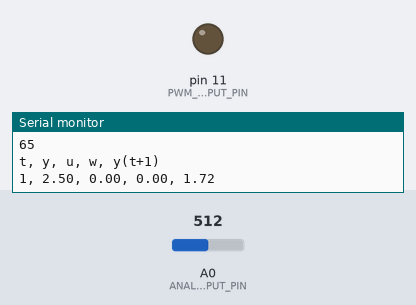
The sketch below on a simulated Arduino Uno, built with avr-gcc and run on an emulated ATmega328P. Shown: output pins drawn as LEDs (lit = HIGH), the last lines printed to the serial monitor. The test bench sets the inputs (shaded band); at power-on: A0 (ANALOG_INPUT_PIN) = 512.

Above: at 1.2 s.
1.3 s: A0 (ANALOG_INPUT_PIN) set to 122
At 2.5 s:
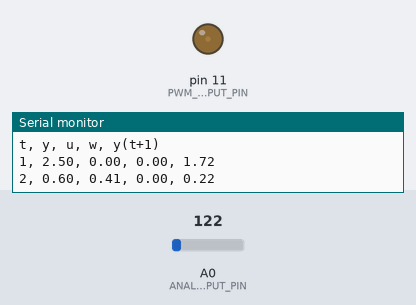
5.4 s: A0 (ANALOG_INPUT_PIN) set to 90
9.5 s: A0 (ANALOG_INPUT_PIN) set to 0
At 13.3 s:
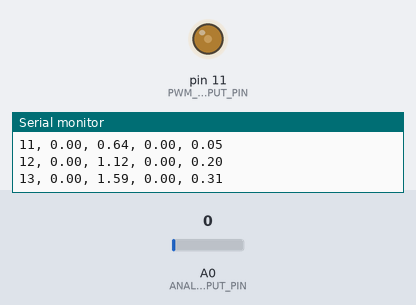
13.6 s: A0 (ANALOG_INPUT_PIN) set to 511
Timing chart, 0 to 16.6 s (numbered marks = the images above; inputs shaded):
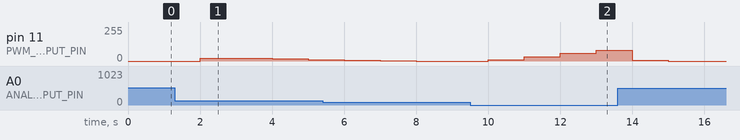

The sketch:

Regulator.ino
```cpp
#include "Arduino.h"
#include "PredictiveController.h"
#include "InputOutput.h"
#include "MemoryFree.h"

#define ANALOG_INPUT_PIN 0
#define PWM_OUTPUT_PIN 11

PredictiveController predictiveController;
InputOutput inputOutput;
/*This lines are set by user.*/
/*Model of plant in CARIMA model, maximum order is 3 if N2=4*/
float a[3] = { 1.0000,   -0.6268, -0.0407};
float b[3] = {  0,    0.1906, 0.1408};
/*Filter of first order*/
float c[2] = { 1.0000,-0.8};
/*Setpoint horizont(Sh). Maximal is 6 for Arduino Uno.*/
int N2 = 4;
/*Control horizont. Maximal is 1 if SH is 6 otherwise if SH=4 CH is maximal of 4. Nu<=N2*/
int Nu = 1;
/*Penalty for control value*/
float q = 0.8;
/*This parameter is used for smooth setPoint curve. 0=unit jump,0.99=smooth curve of first order*/
float alfa=0.0;
/*Sizes of previously filled vectors*/
int nA = 3;
int nB = 3;
int nC = 2;
/*sample time*/
int Ts = 1;
///////////////////////////////////
long previous_millis = 0;
const long interval = Ts * 1000;
float last_sample = 0.0;
float controll_value = 0.0;
int input_value = 0;
int output_value = 0;

void setup() {

	Serial.begin(9600);
	Serial.flush();
	pinMode(ANALOG_INPUT_PIN, INPUT);
	pinMode(PWM_OUTPUT_PIN, OUTPUT);

	Serial.println("Starting");
	/*This method should be called first*/
	predictiveController.initialize(a, b, c, N2, Nu, q,alfa, nA, nB, nC);

	/* Here I have written information about free memory in UNO, controller data and computing time*/
	Serial.println(freeMemory());
	Serial.println();
	predictiveController.showControllerData();
	Serial.println();
	Serial.println(millis());

	Serial.println("t, y, u, w, y(t+1)");
}

void loop() {

	long current_millis = millis();
	/*Every sample time is processed this condition*/
	if (current_millis - previous_millis >= interval) {
		previous_millis = current_millis;

		input_value = analogRead(ANALOG_INPUT_PIN);
		last_sample = inputOutput.inputToVoltage(input_value);

		/*Here you can set the set points in future. Method parameters are (set point,current_time,start_time,end_time). End time>N2 and end time>start time.*/
		predictiveController.setSetpoint(1.0, current_millis, 10, 35);
		predictiveController.setSetpoint(2.0, current_millis, 35, 60);
		predictiveController.setSetpoint(1.0, current_millis, 60, 85);
		predictiveController.setSetpoint(0.0, current_millis, 85, 110);

		/*Computing of control law*/
		controll_value = predictiveController.process(last_sample);

		output_value = inputOutput.voltageToOutput(controll_value);
		analogWrite(PWM_OUTPUT_PIN, output_value);
		/* This method prints all measurements*/
		predictiveController.printData(current_millis);

	}

}
```

InputOutput.cpp
```cpp
/*
 * InputOutput.cpp
 *
 *  Created on: 11. 11. 2018
 *      Author: Jiri
 */

#include "InputOutput.h"

InputOutput::InputOutput() {
	// TODO Auto-generated constructor stub

}

float InputOutput::inputToVoltage(int _input_value) {
	float voltage;
	//prevod z rozsahu 0-1023 na 0-5V s desetinným místem
	voltage = _input_value * (5.0 / 1023.0);

	return voltage;
}

int InputOutput::voltageToOutput(float _output_value) {
	int output;
	//Dolní a horní omezení
	if (_output_value < 0.0) {
		_output_value = 0.0;
	}

	if (_output_value > 5.0) {
		_output_value = 5.0;
	}

	// prevod z 0-5V na 0-255 bez desetinneho mista
	output = _output_value * 51;

	return output;
}

InputOutput::~InputOutput() {
	// TODO Auto-generated destructor stub
}
```

InputOutput.h
```cpp
/*
 * InputOutput.h
 *
 *  Created on: 11. 11. 2018
 *      Author: Jiri
 */

#ifndef INPUTOUTPUT_H_
#define INPUTOUTPUT_H_

class InputOutput {
public:
	InputOutput();
	float inputToVoltage(int _input_value);
	int voltageToOutput(float _output_value);
	virtual ~InputOutput();
};

#endif /* INPUTOUTPUT_H_ */
```

MatrixMath.cpp
```cpp
/*
 *  MatrixMath.cpp Library for Matrix Math
 *
 *  Created by Charlie Matlack on 12/18/10.
 *  Modified from code by RobH45345 on Arduino Forums, algorithm from
 *  NUMERICAL RECIPES: The Art of Scientific Computing.
 */

#include "MatrixMath.h"

#define NR_END 1

MatrixMath Matrix;			// Pre-instantiate

// Matrix Printing Routine
// Uses tabs to separate numbers under assumption printed mtx_type width won't cause problems
void MatrixMath::Print(mtx_type* A, int m, int n, String label)
{
	// A = input matrix (m x n)
	int i, j;
	Serial.println();
	Serial.println(label);
	for (i = 0; i < m; i++)
	{
		for (j = 0; j < n; j++)
		{
			Serial.print(A[n * i + j]);
			Serial.print("\t");
		}
		Serial.println();
	}
}

void MatrixMath::Copy(mtx_type* A, int n, int m, mtx_type* B)
{
	int i, j;
	for (i = 0; i < m; i++)
		for(j = 0; j < n; j++)
		{
			B[n * i + j] = A[n * i + j];
		}
}

//Matrix Multiplication Routine
// C = A*B
void MatrixMath::Multiply(mtx_type* A, mtx_type* B, int m, int p, int n, mtx_type* C)
{
	// A = input matrix (m x p)
	// B = input matrix (p x n)
	// m = number of rows in A
	// p = number of columns in A = number of rows in B
	// n = number of columns in B
	// C = output matrix = A*B (m x n)
	int i, j, k;
	for (i = 0; i < m; i++)
		for(j = 0; j < n; j++)
		{
			C[n * i + j] = 0;
			for (k = 0; k < p; k++)
				C[n * i + j] = C[n * i + j] + A[p * i + k] * B[n * k + j];
		}
}


//Matrix Addition Routine
void MatrixMath::Add(mtx_type* A, mtx_type* B, int m, int n, mtx_type* C)
{
	// A = input matrix (m x n)
	// B = input matrix (m x n)
	// m = number of rows in A = number of rows in B
	// n = number of columns in A = number of columns in B
	// C = output matrix = A+B (m x n)
	int i, j;
	for (i = 0; i < m; i++)
		for(j = 0; j < n; j++)
			C[n * i + j] = A[n * i + j] + B[n * i + j];
}


//Matrix Subtraction Routine
void MatrixMath::Subtract(mtx_type* A, mtx_type* B, int m, int n, mtx_type* C)
{
	// A = input matrix (m x n)
	// B = input matrix (m x n)
	// m = number of rows in A = number of rows in B
	// n = number of columns in A = number of columns in B
	// C = output matrix = A-B (m x n)
	int i, j;
	for (i = 0; i < m; i++)
		for(j = 0; j < n; j++)
			C[n * i + j] = A[n * i + j] - B[n * i + j];
}


//Matrix Transpose Routine
void MatrixMath::Transpose(mtx_type* A, int m, int n, mtx_type* C)
{
	// A = input matrix (m x n)
	// m = number of rows in A
	// n = number of columns in A
	// C = output matrix = the transpose of A (n x m)
	int i, j;
	for (i = 0; i < m; i++)
		for(j = 0; j < n; j++)
			C[m * j + i] = A[n * i + j];
}

void MatrixMath::Scale(mtx_type* A, int m, int n, mtx_type k)
{
	for (int i = 0; i < m; i++)
		for (int j = 0; j < n; j++)
			A[n * i + j] = A[n * i + j] * k;
}


//Matrix Inversion Routine
// * This function inverts a matrix based on the Gauss Jordan method.
// * Specifically, it uses partial pivoting to improve numeric stability.
// * The algorithm is drawn from those presented in
//	 NUMERICAL RECIPES: The Art of Scientific Computing.
// * The function returns 1 on success, 0 on failure.
// * NOTE: The argument is ALSO the result matrix, meaning the input matrix is REPLACED
int MatrixMath::Invert(mtx_type* A, int n)
{
	// A = input matrix AND result matrix
	// n = number of rows = number of columns in A (n x n)
	int pivrow = 0;		// keeps track of current pivot row
	int k, i, j;		// k: overall index along diagonal; i: row index; j: col index
	int pivrows[n]; // keeps track of rows swaps to undo at end
	mtx_type tmp;		// used for finding max value and making column swaps

	for (k = 0; k < n; k++)
	{
		// find pivot row, the row with biggest entry in current column
		tmp = 0;
		for (i = k; i < n; i++)
		{
			if (abs(A[i * n + k]) >= tmp)	// 'Avoid using other functions inside abs()?'
			{
				tmp = abs(A[i * n + k]);
				pivrow = i;
			}
		}

		// check for singular matrix
		if (A[pivrow * n + k] == 0.0f)
		{
			Serial.println("Inversion failed due to singular matrix");
			return 0;
		}

		// Execute pivot (row swap) if needed
		if (pivrow != k)
		{
			// swap row k with pivrow
			for (j = 0; j < n; j++)
			{
				tmp = A[k * n + j];
				A[k * n + j] = A[pivrow * n + j];
				A[pivrow * n + j] = tmp;
			}
		}
		pivrows[k] = pivrow;	// record row swap (even if no swap happened)

		tmp = 1.0f / A[k * n + k];	// invert pivot element
		A[k * n + k] = 1.0f;		// This element of input matrix becomes result matrix

		// Perform row reduction (divide every element by pivot)
		for (j = 0; j < n; j++)
		{
			A[k * n + j] = A[k * n + j] * tmp;
		}

		// Now eliminate all other entries in this column
		for (i = 0; i < n; i++)
		{
			if (i != k)
			{
				tmp = A[i * n + k];
				A[i * n + k] = 0.0f; // The other place where in matrix becomes result mat
				for (j = 0; j < n; j++)
				{
					A[i * n + j] = A[i * n + j] - A[k * n + j] * tmp;
				}
			}
		}
	}

	// Done, now need to undo pivot row swaps by doing column swaps in reverse order
	for (k = n - 1; k >= 0; k--)
	{
		if (pivrows[k] != k)
		{
			for (i = 0; i < n; i++)
			{
				tmp = A[i * n + k];
				A[i * n + k] = A[i * n + pivrows[k]];
				A[i * n + pivrows[k]] = tmp;
			}
		}
	}
	return 1;
}
```

MatrixMath.h
```cpp
/*
 *  MatrixMath.h Library for Matrix Math
 *
 *  Created by Charlie Matlack on 12/18/10.
 *  Modified from code by RobH45345 on Arduino Forums, algorithm from
 *  NUMERICAL RECIPES: The Art of Scientific Computing.
 *  Modified to work with Arduino 1.0/1.5 by randomvibe & robtillaart
 *  Made into a real library on GitHub by Vasilis Georgitzikis (tzikis)
 *  so that it's easy to use and install (March 2015)
 */

#ifndef MatrixMath_h
#define MatrixMath_h

#define mtx_type	double

#if defined(ARDUINO) && ARDUINO >= 100
	#include "Arduino.h"
#else
	#include "WProgram.h"
#endif

class MatrixMath
{
public:
	//MatrixMath();
	void Print(mtx_type* A, int m, int n, String label);
	void Copy(mtx_type* A, int n, int m, mtx_type* B);
	void Multiply(mtx_type* A, mtx_type* B, int m, int p, int n, mtx_type* C);
	void Add(mtx_type* A, mtx_type* B, int m, int n, mtx_type* C);
	void Subtract(mtx_type* A, mtx_type* B, int m, int n, mtx_type* C);
	void Transpose(mtx_type* A, int m, int n, mtx_type* C);
	void Scale(mtx_type* A, int m, int n, mtx_type k);
	int Invert(mtx_type* A, int n);
};

extern MatrixMath Matrix;
#endif
```

MemoryFree.cpp
```cpp
#if (ARDUINO >= 100)
#include <Arduino.h>
#else
#include <WProgram.h>
#endif

extern unsigned int __heap_start;
extern void *__brkval;

/*
 * The free list structure as maintained by the
 * avr-libc memory allocation routines.
 */
struct __freelist
{
  size_t sz;
  struct __freelist *nx;
};

/* The head of the free list structure */
extern struct __freelist *__flp;

#include "MemoryFree.h"

/* Calculates the size of the free list */
int freeListSize()
{
  struct __freelist* current;
  int total = 0;
  for (current = __flp; current; current = current->nx)
  {
    total += 2; /* Add two bytes for the memory block's header  */
    total += (int) current->sz;
  }

  return total;
}

int freeMemory()
{
  int free_memory;
  if ((int)__brkval == 0)
  {
    free_memory = ((int)&free_memory) - ((int)&__heap_start);
  }
  else
  {
    free_memory = ((int)&free_memory) - ((int)__brkval);
    free_memory += freeListSize();
  }
  return free_memory;
}
```

MemoryFree.h
```cpp
// MemoryFree library based on code posted here:
// http://www.arduino.cc/cgi-bin/yabb2/YaBB.pl?num=1213583720/15
// Extended by Matthew Murdoch to include walking of the free list.

#ifndef	MEMORY_FREE_H
#define MEMORY_FREE_H

#ifdef __cplusplus
extern "C" {
#endif

int freeMemory();

#ifdef  __cplusplus
}
#endif

#endif
```

PredictiveController.h
```cpp
/*
 * PredictiveController.h
 *
 *  Created on: 02. 12. 2018
 *      Author: Jiri
 */

#ifndef PREDICTIVECONTROLLER_H_
#define PREDICTIVECONTROLLER_H_

class PredictiveController {
public:
	PredictiveController();
	void initialize(float a[], float b[], float c[], int N2, int Nu, float q,float alfa,
			int nA, int nB, int nC);
	void showControllerData();
	void setSetpoint(float w, long current_time, long start_time,
			long end_time);
	void printData(long current_time);
	float process(float last_sample);
	virtual ~PredictiveController();
private:
	int _N2;
	int _nA;
	int _nB;
	int _nC;
	float _alfa;
	float _K[8];
	float _Kfp[8];
	float _Fp[8];

	float _G;
	float _last_controll_value;
	float _predict_value;
	float _controll_value;
	float _last_setPoint;


	float _setPoint[8];
	float _Xp[8];
};

#endif /* PREDICTIVECONTROLLER_H_ */
```

Source omitted: PredictiveController.cpp (10350 bytes)

Measured:
- after the input at 1.3 s, pin 11 (PWM_OUTPUT_PIN): 0/255 → 21/255 after 0.70 s, → 22/255 1.0 s later, → 16/255 1.0 s later, → 9/255 1.0 s later
